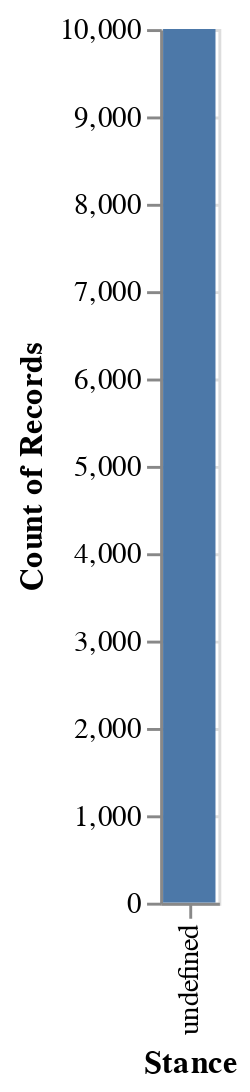

Notebook source saved alongside this figure:
### Code cell
DeepnoteChart(df, """{"layer":[{"layer":[{"mark":{"clip":true,"type":"bar","color":"#4c78a8","tooltip":true},"encoding":{"x":{"sort":null,"type":"nominal","field":"Stance","scale":{"type":"linear"}},"y":{"sort":null,"type":"quantitative","scale":{"type":"linear"},"format":{"type":"default","decimals":null},"aggregate":"count","formatType":"numberFormatFromNumberType"}}}]}],"title":"","config":{"legend":{}},"$schema":"https://vega.github.io/schema/vega-lite/v5.json","encoding":{}}""")

### Figure 1 — Vega-Lite specification as saved in the notebook (floating-point values rounded to 4 significant figures; data arrays with more than 128 entries replaced by an {"elided": "..."} marker saying what was removed)
{"$schema": "https://vega.github.io/schema/vega-lite/v5.json", "encoding": {}, "layer": [{"layer": [{"mark": {"type": "bar", "tooltip": true, "color": "#4c78a8", "clip": true}, "encoding": {"x": {"field": "Stance", "type": "nominal", "sort": null, "scale": {"type": "linear"}}, "y": {"type": "quantitative", "aggregate": "count", "sort": null, "scale": {"type": "linear"}, "formatType": "numberFormatFromNumberType", "format": {"type": "default", "decimals": null}}}}]}], "title": "", "config": {"legend": {}}, "data": {"values": {"elided": "10000 records"}}}
